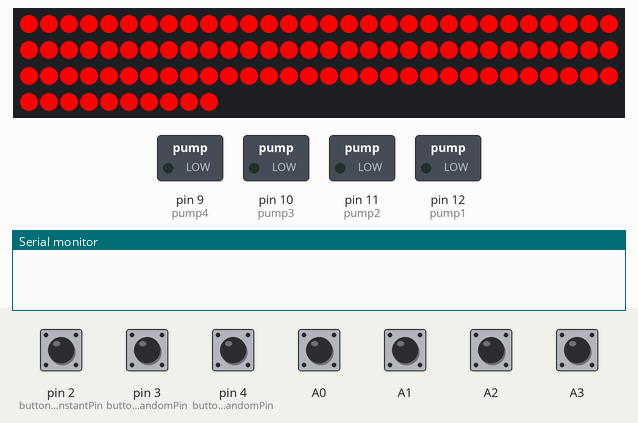
A sketch run on a simulated Arduino Uno, built with avr-gcc and run on an emulated ATmega328P. Parts: 100 RGB LEDs in strip order, left to right, continuing on the next row, switched loads named in the sketch (green lamp = pin HIGH), the last lines printed to the serial monitor. The inputs (shaded band) are chosen by the test bench; at power-on: A0–3, pin 2 (buttonConstantPin), pin 3 (buttonManualRandomPin), pin 4 (buttonAutoRandomPin) HIGH. Random numbers use the default seed unless the sketch sets one.

Above: at 1.3 s.
3.0 s: pin 2 (buttonConstantPin) pulled LOW for 0.15 s
At 3.26 s:
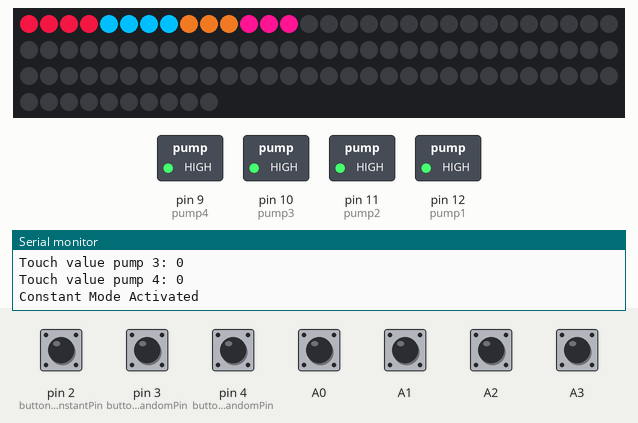
At 4.1 s:
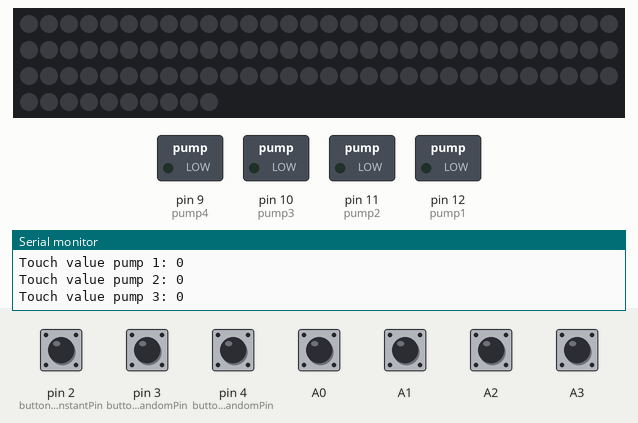
4.8 s: pin 3 (buttonManualRandomPin) pulled LOW for 0.15 s
At 5.3 s:
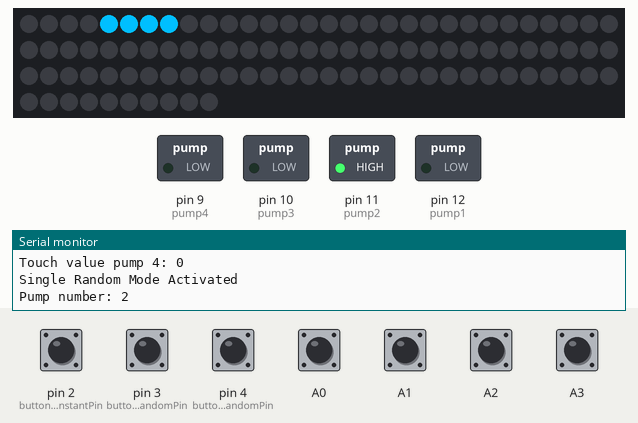
Timing chart, 0 to 16.5 s (numbered marks = the images above; inputs shaded):
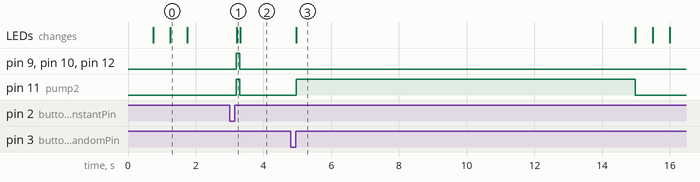

The sketch:

starwars.ino
```cpp
#include <ADCTouch.h>
#include<FastLED.h>
#define NUM_LEDS 100

CRGBArray<NUM_LEDS> leds;

// Delays
const int delay_time = 30000;
const int pump_time = 10000;

// Touch Sensor Sensitivity
const int sensitivity = 20;

// Buttons
const int buttonConstantPin = 2;
const int buttonManualRandomPin = 3;     // the number of the pushbutton pin
const int buttonAutoRandomPin = 4;

// Pumps
const int pump1 = 12;
const int pump2 = 11;
const int pump3 = 10;
const int pump4 = 9;

// LED
const int led = 5;
const int pump_1_start = 0;
const int pump_1_end = 4;
const int pump_2_start = 4;
const int pump_2_end = 8;
const int pump_3_start = 8;
const int pump_3_end = 11;
const int pump_4_start = 11;
const int pump_4_end = 14;

// State of the buttons: pressed or not
int randomPump = 0;
int buttonManualRandomState = 0;         // variable for reading the pushbutton status
int buttonConstantState = 0;         // variable for reading the pushbutton status
int buttonAutoRandomState = 0;

// State of the touch sensors: touched or not
bool autoOn = false;
bool touchedPump1 = false;
bool touchedPump2 = false;
bool touchedPump3 = false;
bool touchedPump4 = false;

// Reference value for the touch sensors
int refPump1 = 0;
int refPump2 = 0;
int refPump3 = 0;
int refPump4 = 0;

void setup() {
  // initialize the LED pins:
  FastLED.addLeds<NEOPIXEL,led>(leds, NUM_LEDS);

  // initialize the button pins:
  pinMode(buttonManualRandomPin, INPUT_PULLUP);
  pinMode(buttonConstantPin, INPUT_PULLUP);
  pinMode(buttonAutoRandomPin, INPUT_PULLUP);

  // initialize the pump pins
  pinMode(pump1, OUTPUT);
  pinMode(pump2, OUTPUT);
  pinMode(pump3, OUTPUT);
  pinMode(pump4, OUTPUT);

  // get the reference value for the touch sensor
  refPump1 = ADCTouch.read(A0, 500);    //create reference values to pump 1
  refPump2 = ADCTouch.read(A1, 500);    //create reference values to pump 2
  refPump3 = ADCTouch.read(A2, 500);    //create reference values to pump 3
  refPump4 = ADCTouch.read(A3, 500);    //create reference values to pump 4

  Serial.begin(9600);
  setup_light();
}

void loop() {
  // read the state of the pushbutton value:
  buttonManualRandomState = digitalRead(buttonManualRandomPin);
  buttonConstantState = digitalRead(buttonConstantPin);
  buttonAutoRandomState = digitalRead(buttonAutoRandomPin);

  // read the value of the touch sensors
  int touchValuePump1 = ADCTouch.read(A0);
  int touchValuePump2 = ADCTouch.read(A1);
  int touchValuePump3 = ADCTouch.read(A2);
  int touchValuePump4 = ADCTouch.read(A3);

  touchValuePump1 -= refPump1;
  touchValuePump2 -= refPump2;
  touchValuePump3 -= refPump3;
  touchValuePump4 -= refPump4;

  Serial.print("Touch value pump 1: ");
  Serial.println(touchValuePump1);
  Serial.print("Touch value pump 2: ");
  Serial.println(touchValuePump2);
  Serial.print("Touch value pump 3: ");
  Serial.println(touchValuePump3);
  Serial.print("Touch value pump 4: ");
  Serial.println(touchValuePump4);

  if(touchValuePump1 > sensitivity){
    touchedPump1 = true;
  }else{
    touchedPump1 = false;
  }

  if(touchValuePump2 > sensitivity){
    touchedPump2 = true;
  }else{
    touchedPump2 = false;
  }

  if(touchValuePump3 > sensitivity){
    touchedPump3 = true;
  }else{
    touchedPump3 = false;
  }

  if(touchValuePump4 > sensitivity){
    touchedPump4 = true;
  }else{
    touchedPump4 = false;
  }

  if(buttonAutoRandomState == LOW){
    if(autoOn == false){
      autoOn = true;
      Serial.println("Auto Mode Activated");
      randomizePump();
    }else{
      autoOn = false;
      Serial.println("Auto Mode Deactivated");
      auto_mode_off_light();
    }
  }

  if(autoOn == true){
    bool touched;
    if(randomPump == 0){
      touched = touchedPump1;
    }else if(randomPump == 1){
      touched = touchedPump2;
    }else if(randomPump == 2){
      touched = touchedPump3;
    }else{
      touched = touchedPump4;
    }

    if(touched == true){
      Serial.println("Auto Mode Continued");
      randomizePump();
    }
  }

  if (buttonConstantState == LOW  ) {
    Serial.println("Constant Mode Activated");
    digitalWrite(pump1, HIGH);
    digitalWrite(pump2, HIGH);
    digitalWrite(pump3, HIGH);
    digitalWrite(pump4, HIGH);
    light_led(0);
    light_led(1);
    light_led(2);
    light_led(3);

  } else {
    digitalWrite(pump1, LOW);
    digitalWrite(pump2, LOW);
    digitalWrite(pump3, LOW);
    digitalWrite(pump4, LOW);
    off_led(0);
    off_led(1);
    off_led(2);
    off_led(3);
  }

  // check if the pushbutton is pressed. If it is, the buttonState is HIGH:
  if (buttonManualRandomState == LOW  ) {
    Serial.println("Single Random Mode Activated");
    randomizePump();
  }
}

void activatePump(int pump){
  digitalWrite(pump, HIGH);
  light_led(randomPump);
  delay(pump_time);
  digitalWrite(pump, LOW);
  off_led(randomPump);
}

void randomizePump(){
  randomPump = random(3);
  Serial.print("Pump number: ");
  Serial.println(randomPump + 1);
  if (randomPump == 0){
    activatePump(pump1);
  }else if(randomPump == 1){
    activatePump(pump2);
  }else if(randomPump == 2){
    activatePump(pump3);
  }else{
    activatePump(pump4);
  }
  delay_light();
}

void light_led(int pump){
  if(pump == 0){
    for(int i = pump_1_start; i < pump_1_end; i++) {
      leds[i] = CRGB::Crimson;
    }
    FastLED.show();
  }else if(pump == 1){
    for(int i = pump_2_start; i < pump_2_end; i++) {
      leds[i] = CRGB::DeepSkyBlue;
    }
    FastLED.show();
  }else if(pump == 2){
    for(int i = pump_3_start; i < pump_3_end; i++) {
      leds[i] = CRGB::Chocolate;
    }
    FastLED.show();
  }else{
    for(int i = pump_4_start; i < pump_4_end; i++) {
      leds[i] = CRGB::DeepPink;
    }
    FastLED.show();
  }
}

void off_led(int pump){
  if(pump == 0){
    for(int i = pump_1_start; i < pump_1_end; i++) {
      leds[i] = CRGB::Black;
    }
    FastLED.show();
  }else if(pump == 1){
    for(int i = pump_2_start; i < pump_2_end; i++) {
      leds[i] = CRGB::Black;
    }
    FastLED.show();
  }else if(pump == 2){
    for(int i = pump_3_start; i < pump_3_end; i++) {
      leds[i] = CRGB::Black;
    }
    FastLED.show();
  }else{
    for(int i = pump_4_start; i < pump_4_end; i++) {
      leds[i] = CRGB::Black;
    }
    FastLED.show();
  }
}

void delay_light(){
  int iteration = delay_time/1000;
  for(int i = 0; i < iteration; i++){
    for(int i = pump_1_start; i < pump_4_end; i++) {
      leds[i] = CRGB::ForestGreen;
    }
    FastLED.show();
    delay(500);
    for(int i = pump_1_start; i < pump_4_end; i++) {
      leds[i] = CRGB::Black;
    }
    FastLED.show();
    delay(500);
  }
}

void auto_mode_off_light(){
  for(int i = 0; i < 3; i++){
    for(int i = 0; i < 100; i++) {
      leds[i] = CRGB::DarkOrange;
    }
    FastLED.show();
    delay(500);
    for(int i = 0; i < 100; i++) {
      leds[i] = CRGB::Black;
    }
    FastLED.show();
    delay(500);
  }
}

void setup_light(){
  for(int i = 0; i < 100; i++) {
    leds[i] = CRGB::Red;
  }
  FastLED.show();
  delay(500);
  for(int i = 0; i < 100; i++) {
    leds[i] = CRGB::Black;
  }
  FastLED.show();
  delay(500);
  for(int i = 0; i < 100; i++) {
    leds[i] = CRGB::Red;
  }
  FastLED.show();
  delay(500);
  for(int i = 0; i < 100; i++) {
    leds[i] = CRGB::Black;
  }
  FastLED.show();
}
```

Measured:
- after the input at 3.0 s, pin 9 (pump4), pin 10 (pump3), pin 11 (pump2), pin 12 (pump1): LOW → HIGH after 0.20 s, → LOW 0.10 s later; the LEDs: change after 0.22 s (image 1)
- after the input at 4.8 s, pin 11 (pump2): LOW → HIGH after 0.17 s, → LOW 10.0 s later; the LEDs: change after 0.17 s (image 3)
- what the display in image 0 shows lasts 0.5 s, from 1.3 s to 1.8 s
